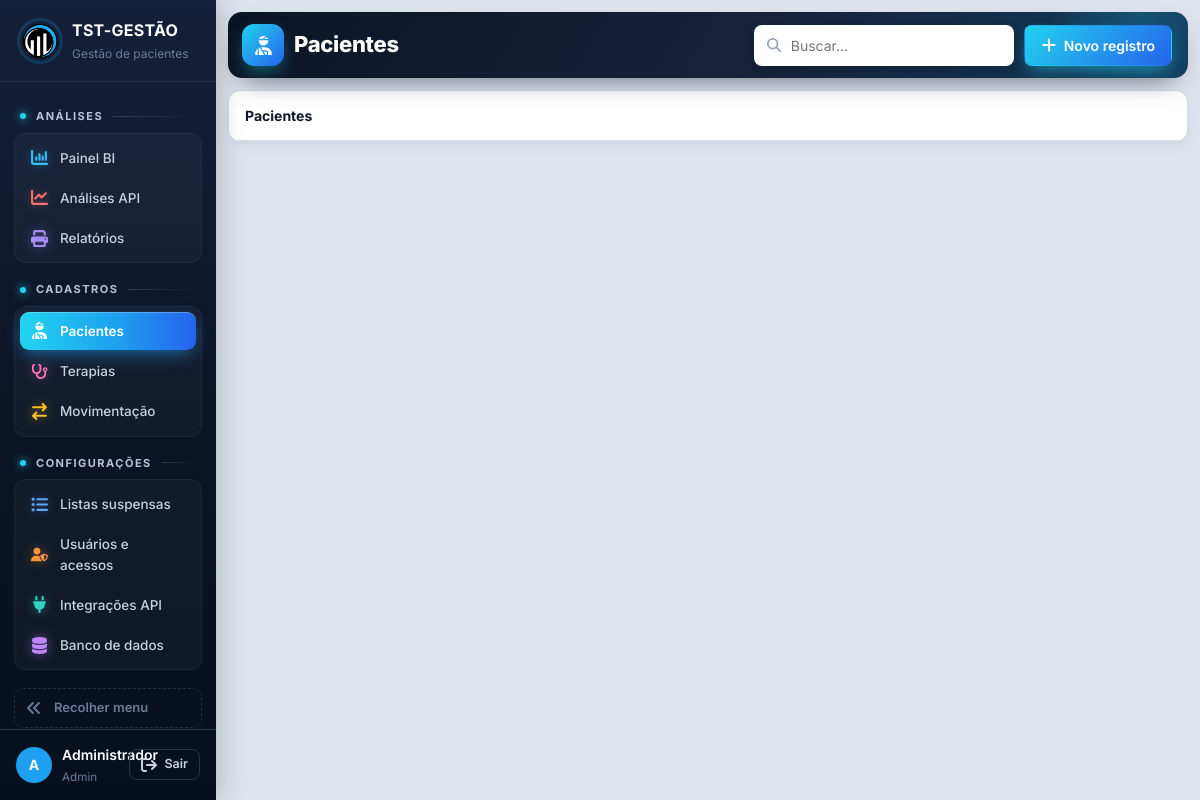
Screenshot of /cadastro/pacientes (signed in) with the database file from the repository.
### tables this page shows
CREATE TABLE usuarios (
    id INTEGER PRIMARY KEY AUTOINCREMENT,
    usuario TEXT NOT NULL UNIQUE COLLATE NOCASE,
    nome TEXT NOT NULL,
    senha_hash TEXT NOT NULL,
    nivel TEXT NOT NULL DEFAULT 'consulta',
    ativo INTEGER NOT NULL DEFAULT 1,
    trocar_senha INTEGER NOT NULL DEFAULT 0
);

### tst_gestao/app.py (the view)
    @app.route("/cadastro/<ent>")
    def cadastro(ent):
        if ent not in ENTIDADES:
            abort(404)
        return render_template("crud.html", ativa=ent, ent=ent, titulo=ENTIDADES[ent]["titulo"])

### tst_gestao/banco.py (called while the page is built, shortened)
def cfg_padrao() -> dict:
    return {"motor": "sqlite"}

def ler_config() -> dict:
    env = os.environ.get("TST_DB_MOTOR")
    if env == "sqlite":
        return cfg_padrao()
    try:
        mtime = CONFIG_PATH.stat().st_mtime_ns
    except OSError:
        return cfg_padrao()

def abrir(cfg: dict | None = None, *, banco_mestre: bool = False) -> Conexao:
    cfg = cfg or ler_config()
    motor = cfg.get("motor", "sqlite")
    if motor == "sqlite":
        arquivo = Path(cfg.get("arquivo") or DB_PATH)
        arquivo.parent.mkdir(parents=True, exist_ok=True)
        raw = sqlite3.connect(arquivo, timeout=15)
        raw.row_factory = sqlite3.Row
        raw.execute("PRAGMA foreign_keys = ON")
        return Conexao(raw, "sqlite")

def conectar() -> Conexao:
    return abrir(ler_config())

    def execute(self, sql: str, params=()):
        if self.motor == "sqlite":
            return self.raw.execute(sql, params)
        return Cursor(self).executar(sql, params)

    def commit(self):
        self.raw.commit()

    def close(self):
        try:
            self.raw.close()
        except Exception:
            pass

    def __enter__(self):
        return self

    def __exit__(self, tipo, valor, tb):
        try:
            self.rollback() if tipo else self.commit()
        finally:
            self.close()
        return False

### tst_gestao/db.py (called while the page is built)
def connect() -> Conexao:
    return conectar()

### tst_gestao/templates/crud.html (shortened to what this page needs)
{% extends "base.html" %}
{% block cabecalho %}{{ titulo }}{% endblock %}
{% block acoes %}
<input id="q" class="search" type="search" placeholder="Buscar…">
{% if nivel >= 2 %}<button id="novo" class="btn primary"><svg class="ic"><use href="#i-mais"/></svg>Novo registro</button>{% endif %}
{% endblock %}
{% block conteudo %}
<div class="card flush"><div class="barra-tab"><b>{{ titulo }}</b></div></div>
{% endblock %}

### tst_gestao/templates/base.html (shortened to what this page needs)
<!doctype html>
<html lang="pt-BR">
<head>
<link rel="stylesheet" href="{{ url_for('static', filename='app.css') }}">
</head>
<body>
{% set COR_IC = {'evolucao': '#f87171', 'bi': '#38bdf8', 'relatorios': '#a78bfa', 'pacientes': '#34d399', 'terapias': '#f472b6', 'movimentacao': '#fbbf24', 'listas': '#60a5fa', 'usuarios': '#fb923c', 'integracoes': '#2dd4bf', 'banco': '#c084fc'} %}
{% macro item(rota, chave, icone, texto) %}<a href="{{ rota }}" class="{{ 'on' if ativa == chave }}" data-tip="{{ texto }}" style="--ic:{{ COR_IC.get(icone, '#94a3b8') }}"><svg class="ic"><use href="#i-{{ icone }}"/></svg><span class="tx">{{ texto }}</span></a>{% endmacro %}
{% set grupo = {'dashboard': 'Análises', 'analises': 'Análises', 'relatorios': 'Análises', 'pacientes': 'Cadastros', 'terapias': 'Cadastros', 'movimentacao': 'Cadastros',
  'listas': 'Configurações', 'usuarios': 'Configurações', 'integracoes': 'Configurações', 'banco': 'Configurações', 'perfil': 'Minha conta'} %}
<aside class="sidebar">
  <div class="brand"><img src="{{ url_for('static', filename='logo.png') }}" alt="TST"><div class="tx"><strong>TST-GESTÃO</strong><small>Gestão de pacientes</small></div></div>
  <nav>
    <span class="nav-sec">Análises</span>
    <div class="nav-grupo">
    {{ item(url_for('index'), 'dashboard', 'bi', 'Painel BI') }}
    {{ item(url_for('analises'), 'analises', 'evolucao', 'Análises API') }}
    {{ item(url_for('relatorios'), 'relatorios', 'relatorios', 'Relatórios') }}
    </div>
    <span class="nav-sec">Cadastros</span>
    <div class="nav-grupo">
    {{ item(url_for('cadastro', ent='pacientes'), 'pacientes', 'pacientes', 'Pacientes') }}
    {{ item(url_for('cadastro', ent='terapias'), 'terapias', 'terapias', 'Terapias') }}
    {{ item(url_for('cadastro', ent='movimentacao'), 'movimentacao', 'movimentacao', 'Movimentação') }}
    </div>
    {% if nivel >= 3 %}<span class="nav-sec">Configurações</span>
    <div class="nav-grupo">
    {{ item(url_for('listas'), 'listas', 'listas', 'Listas suspensas') }}
    {% if nivel >= 4 %}{{ item(url_for('usuarios'), 'usuarios', 'usuarios', 'Usuários e acessos') }}
    {{ item(url_for('integracoes'), 'integracoes', 'integracoes', 'Integrações API') }}
    {{ item(url_for('pagina_banco'), 'banco', 'banco', 'Banco de dados') }}{% endif %}
    </div>{% endif %}
    <button type="button" class="recolher" id="btn-recolher" data-tip="Expandir menu"><svg class="ic"><use href="#i-recolher"/></svg><span class="tx">Recolher menu</span></button>
  </nav>
  <div class="userbox">
    <a href="{{ url_for('perfil') }}" class="{{ 'on' if ativa == 'perfil' }}" title="Meu perfil"><span class="avatar">{{ usuario['nome'][:1]|upper }}</span><span class="tx"><b>{{ usuario['nome'] }}</b><small>{{ usuario['nivel']|capitalize }}</small></span></a>
    <form method="post" action="{{ url_for('logout') }}"><input type="hidden" name="csrf_token" value="{{ csrf_token }}"><button class="btn ghost sm" type="submit" title="Sair do sistema"><svg class="ic"><use href="#i-sair"/></svg><span class="tx">Sair</span></button></form>
  </div>
</aside>
<main class="content">
  {% set ic_pag = {'dashboard': 'bi', 'analises': 'evolucao', 'perfil': 'perfil'}.get(ativa, ativa) %}
  {% block topo %}<header class="bi-topo topo-pag"><div class="bt-tit"><i class="bt-ic"><svg class="ic"><use href="#i-{{ ic_pag or 'bi' }}"/></svg></i><span class="bt-trilha">{% block trilha %}{{ grupo.get(ativa, 'TST-GESTÃO') }}{% endblock %} <b>›</b></span><h1>{% block cabecalho %}{% endblock %}</h1></div><div class="actions">{% block acoes %}{% endblock %}</div></header>{% endblock %}
  {% block conteudo %}{% endblock %}
</main>
</body>
</html>

### rows the page displays
usuarios: nome "A", nome "Administrador", nivel "Admin"

### other values shown
{{ texto }} "Painel BI Análises API Relatórios Pacientes Terapias Movimentação Listas suspensas Usuários e acessos Integrações API Banco de dados"
{{ titulo }} "Pacientes"
